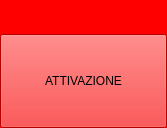
<?xml version="1.0" encoding="UTF-8"?>
<ui version="4.0">
 <class>MessaggioWidget</class>
 <widget class="QWidget" name="MessaggioWidget">
  <property name="geometry">
   <rect>
    <x>0</x>
    <y>0</y>
    <width>167</width>
    <height>128</height>
   </rect>
  </property>
  <property name="sizePolicy">
   <sizepolicy hsizetype="Fixed" vsizetype="Fixed">
    <horstretch>0</horstretch>
    <verstretch>0</verstretch>
   </sizepolicy>
  </property>
  <property name="windowTitle">
   <string>Form</string>
  </property>
  <property name="styleSheet">
   <string notr="true">background-color: rgb(255, 0, 0);</string>
  </property>
  <layout class="QVBoxLayout" name="verticalLayout" stretch="1,3">
   <property name="spacing">
    <number>2</number>
   </property>
   <property name="leftMargin">
    <number>0</number>
   </property>
   <property name="topMargin">
    <number>0</number>
   </property>
   <property name="rightMargin">
    <number>0</number>
   </property>
   <property name="bottomMargin">
    <number>0</number>
   </property>
   <item>
    <widget class="QLabel" name="testoLbl">
     <property name="text">
      <string/>
     </property>
     <property name="alignment">
      <set>Qt::AlignCenter</set>
     </property>
     <property name="wordWrap">
      <bool>true</bool>
     </property>
    </widget>
   </item>
   <item>
    <widget class="QPushButton" name="pushButton">
     <property name="sizePolicy">
      <sizepolicy hsizetype="Minimum" vsizetype="MinimumExpanding">
       <horstretch>0</horstretch>
       <verstretch>0</verstretch>
      </sizepolicy>
     </property>
     <property name="text">
      <string>ATTIVAZIONE</string>
     </property>
    </widget>
   </item>
  </layout>
 </widget>
 <resources/>
 <connections/>
</ui>
